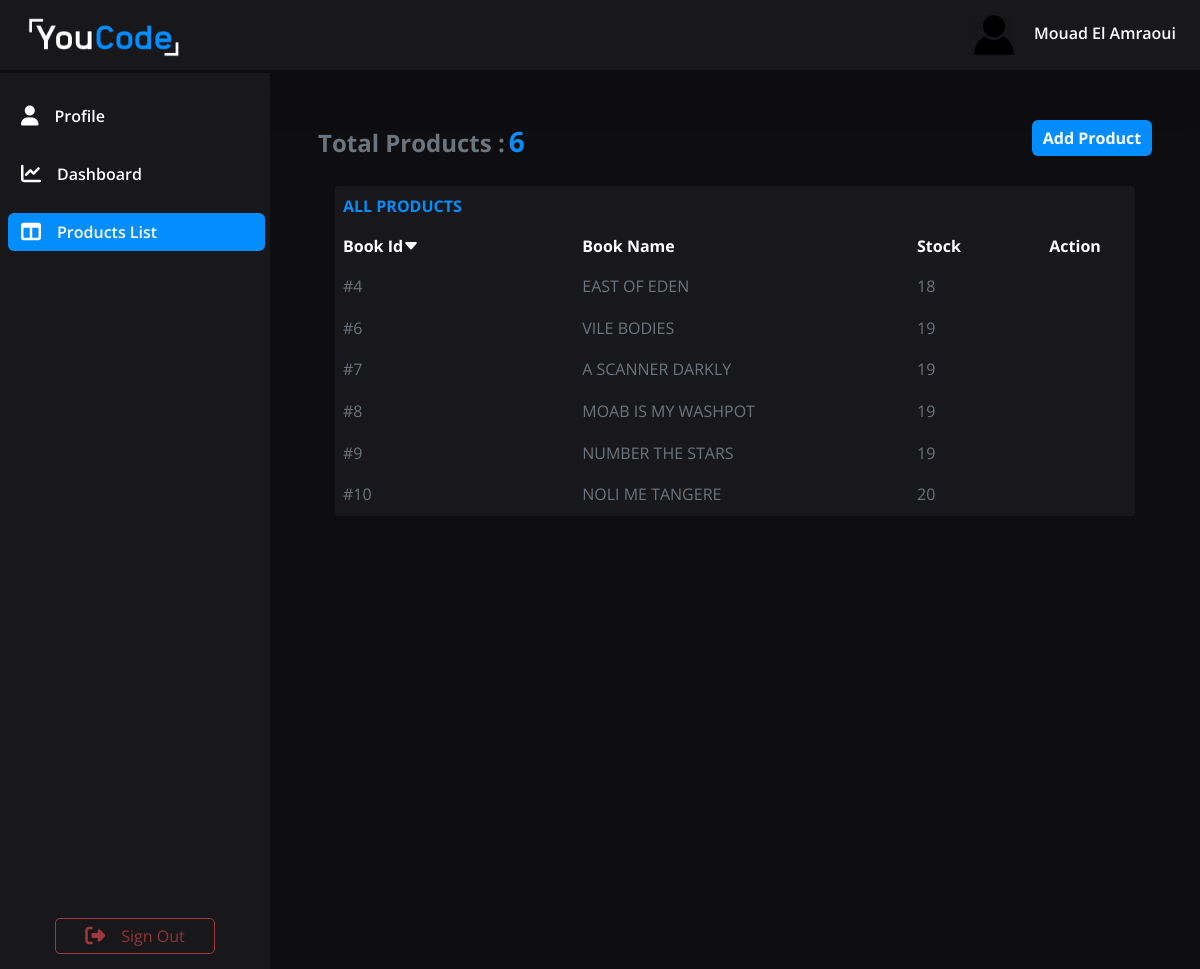
/PHP/productslist.php (signed in), run on the app's committed database.
### tables this page shows
CREATE TABLE `books` (
  `book_id` int(11) NOT NULL,
  `book_name` varchar(256) DEFAULT NULL,
  `book_quantite` int(11) DEFAULT NULL
);

### PHP/INCLUDES/script.php (the view, shortened to what this page needs)
<?php
    include 'db-con.php';
function insertIntoProducts()
{
    global $conn;
    $sql="SELECT book_id, COUNT(order_book_id) as sold FROM books
            INNER JOIN orders on book_id = order_book_id
            GROUP BY book_id";
    $result=mysqli_query($conn,$sql);
    $sold=array();
    foreach($result as $row)
    {
        $sold[ $row['book_id'] ]=$row;
    }
    $sql="SELECT * FROM books";
    $result=mysqli_query($conn,$sql);
    foreach($result as $row)
    {
        $id=$row['book_id'];
        $name=$row['book_name'];
        $quantite=$row['book_quantite'];
        if(array_key_exists( $id,$sold) )            $stock=$quantite-$sold[$id]['sold'];
        else                                        $stock=$quantite;
        echo '<tr scope="row" onmouseover="showactions(this)" onclick="showactions(this)" onmouseout="hideactions(this)" style="cursor: pointer;">
                <td class="text-secondary fs-7 " scope="col">#'.$id.'</td>
                <td class="text-secondary fs-7 " scope="col">'.$name.'</td>
                <td class="text-secondary fs-7 " scope="col">'.$stock.'</td>
                <td class="d-flex justify-content-around" style="visibility: hidden;" ><a href="update.php?showmodal='.$id.'" ><i class="bi fs-6 text-primary bi-pencil-square" ></i></a><a href="update.php?delete='.$id.'"><i class="bi fs-6 text-danger bi-x-square" ></i></a></td>
            </tr>';
    }
}
function productsCount()
{
    $sql="SELECT COUNT(book_id) as count FROM books";
    global $conn;
    $result=mysqli_query($conn,$sql);
    $Count=mysqli_fetch_assoc($result);
    echo $Count['count'];
}
?>

### CSS/style.css (style rules this page uses)
* { box-sizing: border-box; margin: 0px; padding: 0px; font-family: 'Open Sans', sans-serif; text-decoration: none; list-style: none; }
body { max-width: 100vw; height: 100vh; overflow: hidden; min-width: 345px; }
body { background-image: none; background-color: #0e0e10; }
tr { color: rgb(173, 173, 173); }

### data on the page
books: book_id "4", book_name "EAST OF EDEN", stock "18"
books: book_id "6", book_name "VILE BODIES", stock "19"
books: book_id "7", book_name "A SCANNER DARKLY", stock "19"
books: book_id "8", book_name "MOAB IS MY WASHPOT", stock "19"
books: book_id "9", book_name "NUMBER THE STARS", stock "19"
books: book_id "10", book_name "NOLI ME TANGERE", book_quantite "20"

### other printed values
$_SESSION['name'] "Mouad El Amraoui"
$Count['count'] "6"
